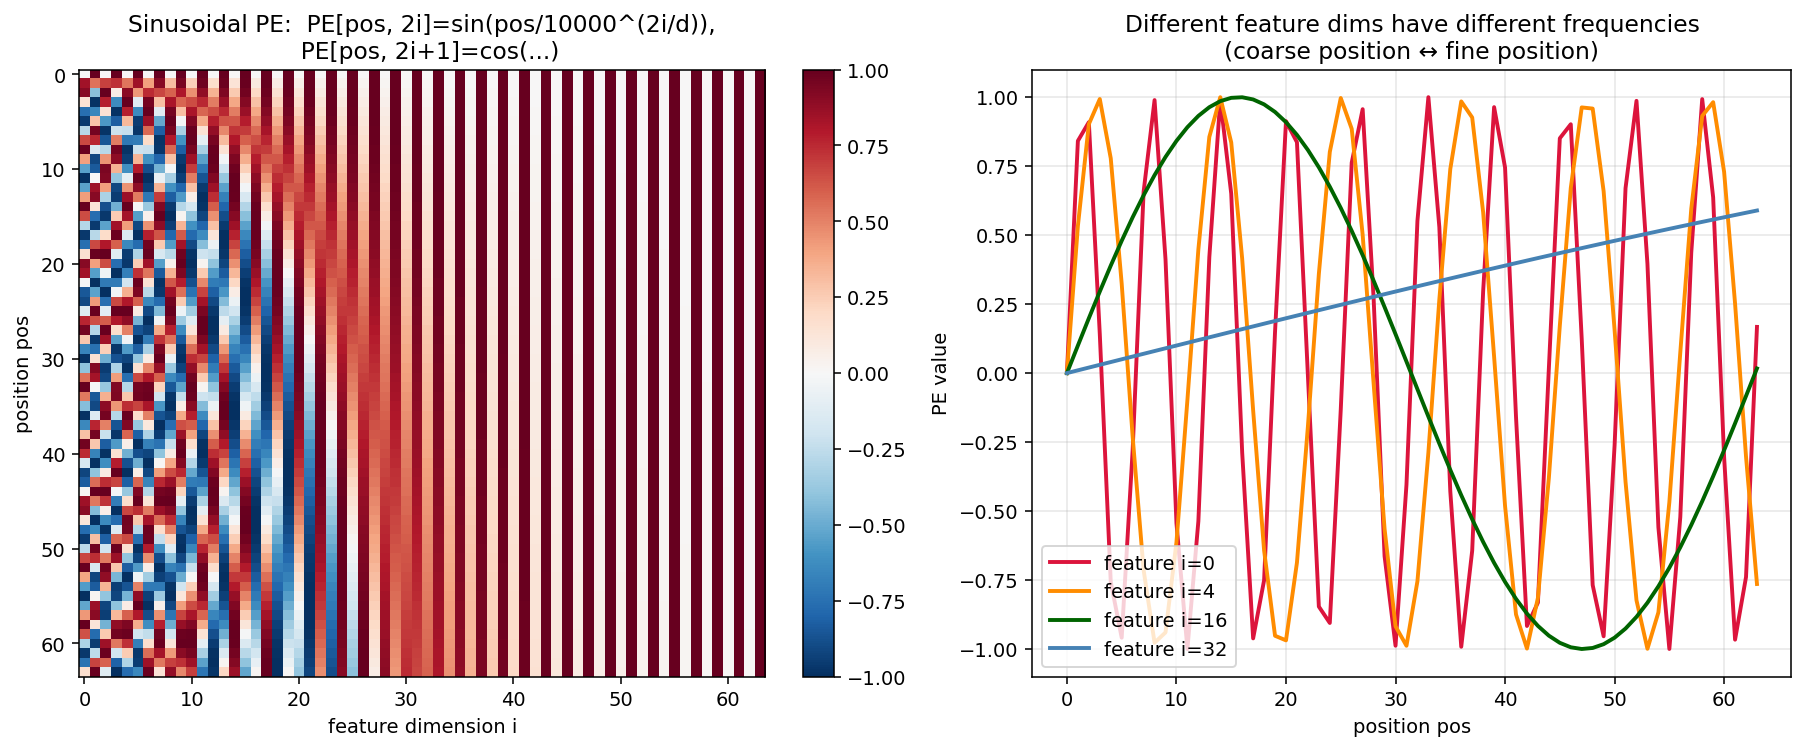

Reproduce this figure in Python.
"""Sinusoidal positional encoding visualized as a (pos, feature) heatmap.

Output: diagram_positional.png
"""

import numpy as np
import matplotlib.pyplot as plt

from from_scratch import sinusoidal_position_encoding


def main():
    L = 64
    d_model = 64
    pe = sinusoidal_position_encoding(L, d_model)

    fig, axes = plt.subplots(1, 2, figsize=(13, 5.5))

    # Full heatmap
    im0 = axes[0].imshow(pe, cmap="RdBu_r", aspect="auto", vmin=-1, vmax=1)
    axes[0].set_xlabel("feature dimension i")
    axes[0].set_ylabel("position pos")
    axes[0].set_title("Sinusoidal PE:  PE[pos, 2i]=sin(pos/10000^(2i/d)),\n  PE[pos, 2i+1]=cos(...)")
    fig.colorbar(im0, ax=axes[0], fraction=0.046)

    # A few feature dimensions over position (different frequencies)
    for i, color in zip([0, 4, 16, 32], ["crimson", "darkorange", "darkgreen", "steelblue"]):
        axes[1].plot(pe[:, i], color=color, lw=2, label=f"feature i={i}")
    axes[1].set_xlabel("position pos")
    axes[1].set_ylabel("PE value")
    axes[1].set_title("Different feature dims have different frequencies\n(coarse position ↔ fine position)")
    axes[1].legend()
    axes[1].grid(alpha=0.3)

    fig.tight_layout()
    fig.savefig("diagram_positional.png", dpi=140, bbox_inches="tight")
    print("wrote diagram_positional.png")


if __name__ == "__main__":
    main()
